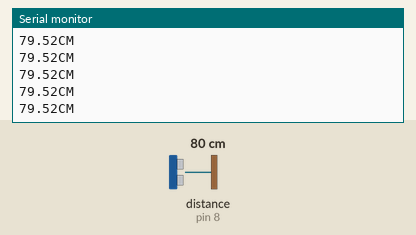
A sketch run on a simulated Arduino Uno, built with avr-gcc and run on an emulated ATmega328P. On the bench: the last lines printed to the serial monitor. Wiring (inferred from the names in the program): ultrasonic range finder: trigger pin 10; echo pin 8. The test bench sets the inputs (shaded band); at power-on: distance to the obstacle (sensor on pin 8) 80 cm. The echo pulse lasts 58.3 µs per cm.

Above: at 1.2 s.
1.3 s: distance to the obstacle (sensor on pin 8) set to 299 cm
At 1.62 s:
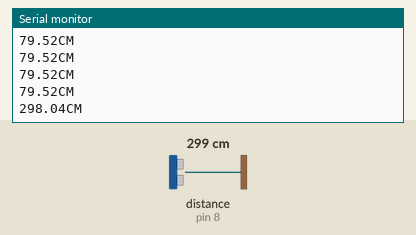
4.3 s: distance to the obstacle (sensor on pin 8) set to 2 cm
At 4.45 s:
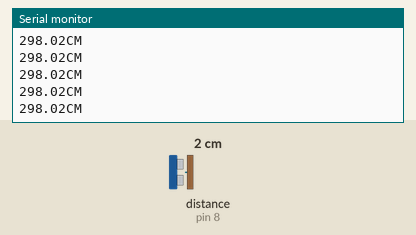
Timing chart, 0 to 7.3 s (numbered marks = the images above; inputs shaded):
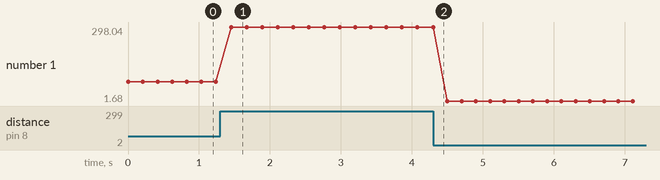

The sketch:

Arduino_DistanceSensor.ino
```cpp
/*
  Author: Michael Gates
  Date: 11 November 2016
  Description: Detects how distant (in CM) an object is using an Ultrasonic Distance Sensor
*/

int trigPin = 10;
int echoPin = 8;

void setup()
{
  pinMode(trigPin, OUTPUT);
  pinMode(echoPin, INPUT);

  Serial.begin(9600);
}

void loop()
{
  float v = 331.5f + 0.6f * 18;

  float calculated = calculateDistance(v);
  Serial.print(calculated);
  Serial.println("CM");
  delay(200);
}

float calculateDistance(float v)
{
  digitalWrite(trigPin, LOW);
  delayMicroseconds(3);
  digitalWrite(trigPin, HIGH);
  delayMicroseconds(5);
  digitalWrite(trigPin, LOW);

  float echo = pulseIn(echoPin, HIGH);

  float seconds = (echo / 1000.0f) / 1000.0f;

  float ms = seconds / 2.0f;

  float distance = v * ms;
  float cm = distance * 100.0f;

  return cm;
}
```

Measured:
- after the input at 1.3 s, the serial monitor: prints a new line after 0.16 s (image 1)
- plotted number 1: 79.52 → 298.02 after the input at 1.3 s, 298.02 → 1.68 after the input at 4.3 s
